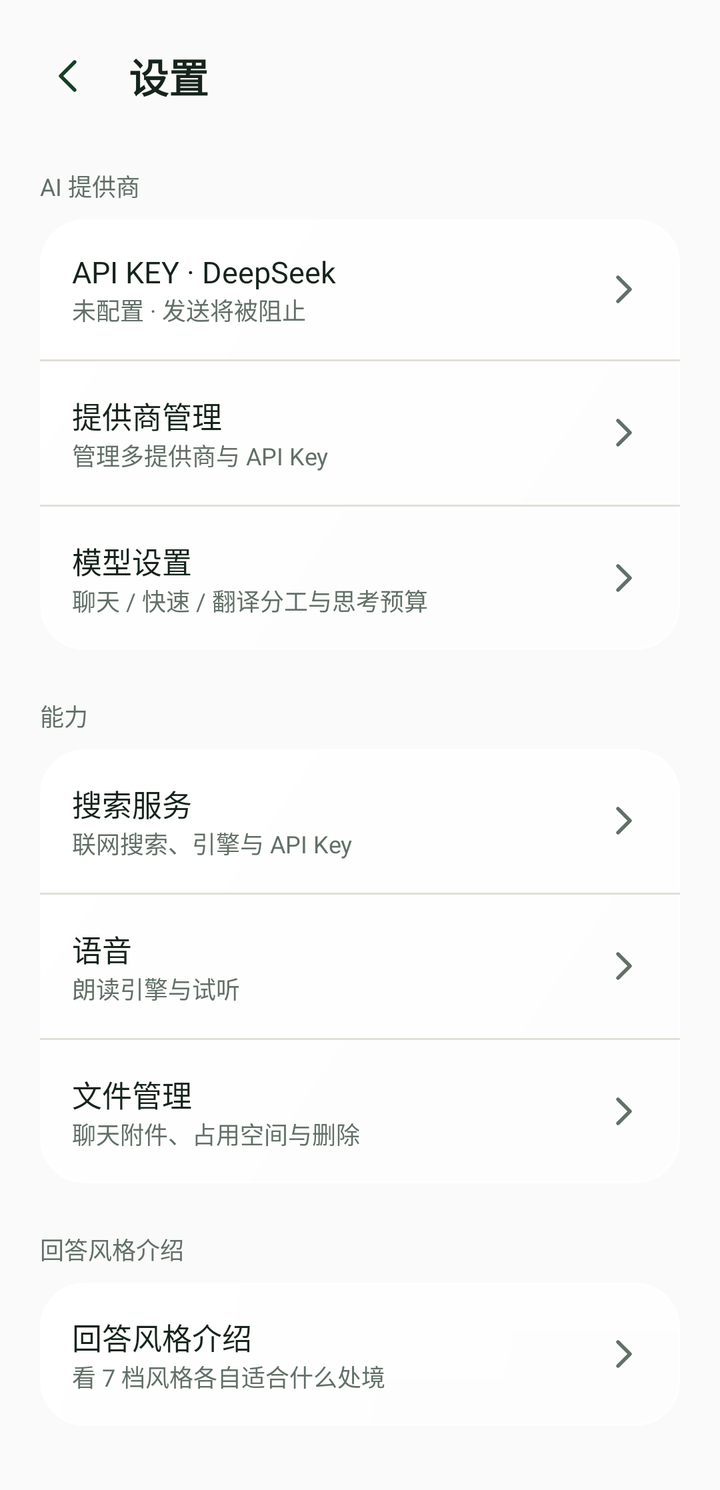
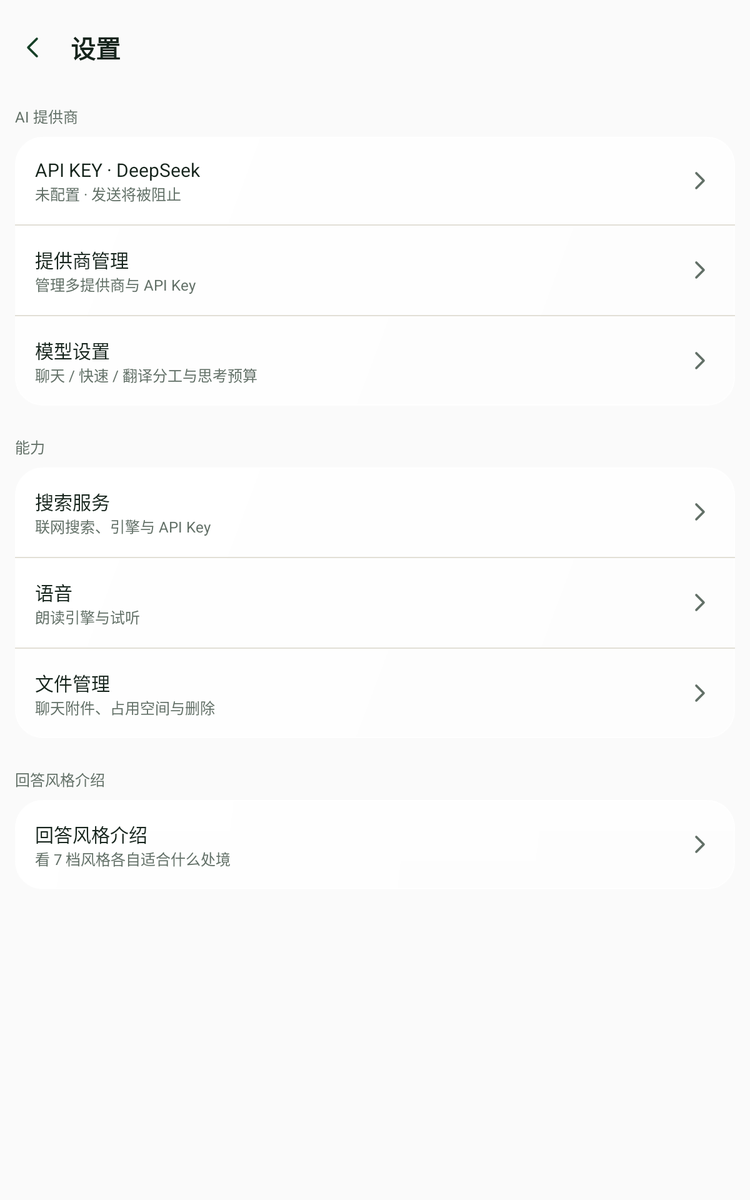

Compare how this app lays out the same screen by default and in its alternative resource folder. The renders come first, then the two layout files and the values they reference.
<!-- AndroidManifest.xml: application theme Theme.TreeLearn -->
<!-- res/layout/screen_settings.xml -->
<?xml version="1.0" encoding="utf-8"?>
<ScrollView xmlns:android="http://schemas.android.com/apk/res/android"
    android:id="@+id/settings_root"
    android:layout_width="match_parent"
    android:layout_height="match_parent"
    android:fillViewport="true">

    <include
        layout="@layout/screen_settings_body"
        android:layout_width="match_parent"
        android:layout_height="wrap_content" />
</ScrollView>
<!-- res/layout/screen_settings_body.xml (included above) -->
<?xml version="1.0" encoding="utf-8"?>
<LinearLayout xmlns:android="http://schemas.android.com/apk/res/android"
    android:layout_width="match_parent"
        android:layout_height="wrap_content"
        android:orientation="vertical"
        android:paddingBottom="@dimen/space_s8">

        <LinearLayout
            android:layout_width="match_parent"
            android:layout_height="wrap_content"
            android:gravity="center_vertical"
            android:orientation="horizontal"
            android:paddingStart="@dimen/page_gutter"
            android:paddingTop="@dimen/space_s4"
            android:paddingEnd="@dimen/page_gutter">

            <ImageView
                android:id="@+id/settings_back"
                android:layout_width="@dimen/touch_min"
                android:layout_height="@dimen/touch_min"
                android:layout_marginStart="-8dp"
                android:background="@drawable/bg_icon_button"
                android:contentDescription="@string/cd_settings_back"
                android:scaleType="centerInside"
                android:src="@drawable/ic_nav_back"
                android:tint="@color/tl_green_deep" />

            <TextView
                android:layout_width="wrap_content"
                android:layout_height="wrap_content"
                android:layout_marginStart="@dimen/space_s2"
                android:text="@string/settings_title"
                android:textColor="@color/tl_ink"
                android:textSize="@dimen/text_h1"
                android:textStyle="bold" />
        </LinearLayout>

        <TextView
            android:layout_width="match_parent"
            android:layout_height="wrap_content"
            android:paddingStart="@dimen/page_gutter"
            android:paddingTop="@dimen/space_s6"
            android:paddingEnd="@dimen/page_gutter"
            android:text="@string/settings_group_ai"
            android:textColor="@color/tl_ink3"
            android:textSize="@dimen/text_cap" />

        <LinearLayout
            android:layout_width="match_parent"
            android:layout_height="wrap_content"
            android:layout_marginStart="@dimen/page_gutter"
            android:layout_marginTop="@dimen/space_s2"
            android:layout_marginEnd="@dimen/page_gutter"
            android:background="@drawable/bg_card"
            android:elevation="@dimen/card_elevation"
            android:orientation="vertical">

            
            <LinearLayout
                android:id="@+id/settings_key_entry"
                android:layout_width="match_parent"
                android:layout_height="wrap_content"
                android:background="?android:attr/selectableItemBackground"
                android:gravity="center_vertical"
                android:minHeight="@dimen/touch_min"
                android:orientation="horizontal"
                android:padding="@dimen/space_s4">

                <LinearLayout
                    android:layout_width="0dp"
                    android:layout_height="wrap_content"
                    android:layout_weight="1"
                    android:orientation="vertical">

                    <TextView
                        android:layout_width="match_parent"
                        android:layout_height="wrap_content"
                        android:text="@string/settings_key_entry_title"
                        android:textColor="@color/tl_ink"
                        android:textSize="@dimen/text_body" />

                    <TextView
                        android:id="@+id/settings_key_sub"
                        android:layout_width="match_parent"
                        android:layout_height="wrap_content"
                        android:text="@string/settings_key_state_none"
                        android:textColor="@color/tl_ink3"
                        android:textSize="@dimen/text_cap" />
                </LinearLayout>

                <ImageView
                    android:layout_width="wrap_content"
                    android:layout_height="wrap_content"
                    android:contentDescription="@string/settings_key_entry_title"
                    android:src="@drawable/ic_chevron_right"
                    android:tint="@color/tl_ink3" />
            </LinearLayout>

            <View
                android:layout_width="match_parent"
                android:layout_height="@dimen/hairline"
                android:background="@color/tl_line" />

            <LinearLayout
                android:id="@+id/settings_providers_entry"
                android:layout_width="match_parent"
                android:layout_height="wrap_content"
                android:background="?android:attr/selectableItemBackground"
                android:gravity="center_vertical"
                android:minHeight="@dimen/touch_min"
                android:orientation="horizontal"
                android:padding="@dimen/space_s4">

                <LinearLayout
                    android:layout_width="0dp"
                    android:layout_height="wrap_content"
                    android:layout_weight="1"
                    android:orientation="vertical">

                    <TextView
                        android:layout_width="match_parent"
                        android:layout_height="wrap_content"
                        android:text="@string/providers_entry_title"
                        android:textColor="@color/tl_ink"
                        android:textSize="@dimen/text_body" />

                    <TextView
                        android:id="@+id/settings_providers_sub"
                        android:layout_width="match_parent"
                        android:layout_height="wrap_content"
                        android:text="@string/providers_entry_sub"
                        android:textColor="@color/tl_ink3"
                        android:textSize="@dimen/text_cap" />
                </LinearLayout>

                <ImageView
                    android:layout_width="wrap_content"
                    android:layout_height="wrap_content"
                    android:contentDescription="@string/providers_entry_title"
                    android:src="@drawable/ic_chevron_right"
                    android:tint="@color/tl_ink3" />
            </LinearLayout>

            <View
                android:layout_width="match_parent"
                android:layout_height="@dimen/hairline"
                android:background="@color/tl_line" />

            <LinearLayout
                android:id="@+id/settings_models_entry"
                android:layout_width="match_parent"
                android:layout_height="wrap_content"
                android:background="?android:attr/selectableItemBackground"
                android:gravity="center_vertical"
                android:minHeight="@dimen/touch_min"
                android:orientation="horizontal"
                android:padding="@dimen/space_s4">

                <LinearLayout
                    android:layout_width="0dp"
                    android:layout_height="wrap_content"
                    android:layout_weight="1"
                    android:orientation="vertical">

                    <TextView
                        android:layout_width="match_parent"
                        android:layout_height="wrap_content"
                        android:text="@string/models_entry_title"
                        android:textColor="@color/tl_ink"
                        android:textSize="@dimen/text_body" />

                    <TextView
                        android:id="@+id/settings_models_sub"
                        android:layout_width="match_parent"
                        android:layout_height="wrap_content"
                        android:text="@string/models_entry_sub"
                        android:textColor="@color/tl_ink3"
                        android:textSize="@dimen/text_cap" />
                </LinearLayout>

                <ImageView
                    android:layout_width="wrap_content"
                    android:layout_height="wrap_content"
                    android:contentDescription="@string/models_entry_title"
                    android:src="@drawable/ic_chevron_right"
                    android:tint="@color/tl_ink3" />
            </LinearLayout>
        </LinearLayout>

        <TextView
            android:layout_width="match_parent"
            android:layout_height="wrap_content"
            android:paddingStart="@dimen/page_gutter"
            android:paddingTop="@dimen/space_s6"
            android:paddingEnd="@dimen/page_gutter"
            android:text="@string/settings_group_capability"
            android:textColor="@color/tl_ink3"
            android:textSize="@dimen/text_cap" />

        <LinearLayout
            android:layout_width="match_parent"
            android:layout_height="wrap_content"
            android:layout_marginStart="@dimen/page_gutter"
            android:layout_marginTop="@dimen/space_s2"
            android:layout_marginEnd="@dimen/page_gutter"
            android:background="@drawable/bg_card"
            android:elevation="@dimen/card_elevation"
            android:orientation="vertical">

            
            <LinearLayout
                android:id="@+id/settings_search_entry"
                android:layout_width="match_parent"
                android:layout_height="wrap_content"
                android:background="?android:attr/selectableItemBackground"
                android:gravity="center_vertical"
                android:minHeight="@dimen/touch_min"
                android:orientation="horizontal"
                android:padding="@dimen/space_s4">

                <LinearLayout
                    android:layout_width="0dp"
                    android:layout_height="wrap_content"
                    android:layout_weight="1"
                    android:orientation="vertical">

                    <TextView
                        android:layout_width="match_parent"
                        android:layout_height="wrap_content"
                        android:text="@string/search_entry_title"
                        android:textColor="@color/tl_ink"
                        android:textSize="@dimen/text_body" />

                    <TextView
                        android:layout_width="match_parent"
                        android:layout_height="wrap_content"
                        android:text="@string/search_entry_sub"
                        android:textColor="@color/tl_ink3"
                        android:textSize="@dimen/text_cap" />
                </LinearLayout>

                <ImageView
                    android:layout_width="wrap_content"
                    android:layout_height="wrap_content"
                    android:contentDescription="@string/search_entry_title"
                    android:src="@drawable/ic_chevron_right"
                    android:tint="@color/tl_ink3" />
            </LinearLayout>

            <View
                android:layout_width="match_parent"
                android:layout_height="@dimen/hairline"
                android:background="@color/tl_line" />

            
            <LinearLayout
                android:id="@+id/settings_voice_entry"
                android:layout_width="match_parent"
                android:layout_height="wrap_content"
                android:background="?android:attr/selectableItemBackground"
                android:gravity="center_vertical"
                android:minHeight="@dimen/touch_min"
                android:orientation="horizontal"
                android:padding="@dimen/space_s4">

                <LinearLayout
                    android:layout_width="0dp"
                    android:layout_height="wrap_content"
                    android:layout_weight="1"
                    android:orientation="vertical">

                    <TextView
                        android:layout_width="match_parent"
                        android:layout_height="wrap_content"
                        android:text="@string/voice_entry_title"
                        android:textColor="@color/tl_ink"
                        android:textSize="@dimen/text_body" />

                    <TextView
                        android:layout_width="match_parent"
                        android:layout_height="wrap_content"
                        android:text="@string/voice_entry_sub"
                        android:textColor="@color/tl_ink3"
                        android:textSize="@dimen/text_cap" />
                </LinearLayout>

                <ImageView
                    android:layout_width="wrap_content"
                    android:layout_height="wrap_content"
                    android:contentDescription="@string/voice_entry_title"
                    android:src="@drawable/ic_chevron_right"
                    android:tint="@color/tl_ink3" />
            </LinearLayout>

            <View
                android:layout_width="match_parent"
                android:layout_height="@dimen/hairline"
                android:background="@color/tl_line" />

            
            <LinearLayout
                android:id="@+id/settings_files_entry"
                android:layout_width="match_parent"
                android:layout_height="wrap_content"
                android:background="?android:attr/selectableItemBackground"
                android:gravity="center_vertical"
                android:minHeight="@dimen/touch_min"
                android:orientation="horizontal"
                android:padding="@dimen/space_s4">

                <LinearLayout
                    android:layout_width="0dp"
                    android:layout_height="wrap_content"
                    android:layout_weight="1"
                    android:orientation="vertical">

                    <TextView
                        android:layout_width="match_parent"
                        android:layout_height="wrap_content"
                        android:text="@string/settings_files_title"
                        android:textColor="@color/tl_ink"
                        android:textSize="@dimen/text_body" />

                    <TextView
                        android:layout_width="match_parent"
                        android:layout_height="wrap_content"
                        android:text="@string/settings_files_sub"
                        android:textColor="@color/tl_ink3"
                        android:textSize="@dimen/text_cap" />
                </LinearLayout>

                <ImageView
                    android:layout_width="wrap_content"
                    android:layout_height="wrap_content"
                    android:contentDescription="@string/settings_files_title"
                    android:src="@drawable/ic_chevron_right"
                    android:tint="@color/tl_ink3" />
            </LinearLayout>
        </LinearLayout>

        <TextView
            android:layout_width="match_parent"
            android:layout_height="wrap_content"
            android:paddingStart="@dimen/page_gutter"
            android:paddingTop="@dimen/space_s6"
            android:paddingEnd="@dimen/page_gutter"
            android:text="@string/persona_intro_title"
            android:textColor="@color/tl_ink3"
            android:textSize="@dimen/text_cap" />

        
        <LinearLayout
            android:layout_width="match_parent"
            android:layout_height="wrap_content"
            android:layout_marginStart="@dimen/page_gutter"
            android:layout_marginTop="@dimen/space_s2"
            android:layout_marginEnd="@dimen/page_gutter"
            android:background="@drawable/bg_card"
            android:elevation="@dimen/card_elevation"
            android:orientation="vertical">

            <LinearLayout
                android:id="@+id/settings_persona_intro_entry"
                android:layout_width="match_parent"
                android:layout_height="wrap_content"
                android:background="?android:attr/selectableItemBackground"
                android:gravity="center_vertical"
                android:minHeight="@dimen/touch_min"
                android:orientation="horizontal"
                android:padding="@dimen/space_s4">

                <LinearLayout
                    android:layout_width="0dp"
                    android:layout_height="wrap_content"
                    android:layout_weight="1"
                    android:orientation="vertical">

                    <TextView
                        android:layout_width="match_parent"
                        android:layout_height="wrap_content"
                        android:text="@string/persona_intro_title"
                        android:textColor="@color/tl_ink"
                        android:textSize="@dimen/text_body" />

                    <TextView
                        android:layout_width="match_parent"
                        android:layout_height="wrap_content"
                        android:text="@string/settings_persona_intro_sub"
                        android:textColor="@color/tl_ink3"
                        android:textSize="@dimen/text_cap" />
                </LinearLayout>

                <ImageView
                    android:layout_width="wrap_content"
                    android:layout_height="wrap_content"
                    android:contentDescription="@string/persona_intro_title"
                    android:src="@drawable/ic_chevron_right"
                    android:tint="@color/tl_ink3" />
            </LinearLayout>
        </LinearLayout>

    </LinearLayout>
<!-- resources referenced by this layout -->
<resources>
  <color name="tl_green_deep">#164027</color>
  <color name="tl_ink">#16241C</color>
  <color name="tl_ink3">#627067</color>
  <color name="tl_line">#E2DFD6</color>
  <dimen name="card_elevation">1dp</dimen>
  <dimen name="hairline">1dp</dimen>
  <dimen name="page_gutter">20dp</dimen>
  <dimen name="space_s2">8dp</dimen>
  <dimen name="space_s4">16dp</dimen>
  <dimen name="space_s6">24dp</dimen>
  <dimen name="space_s8">32dp</dimen>
  <dimen name="text_body">15sp</dimen>
  <dimen name="text_cap">12sp</dimen>
  <dimen name="text_h1">20sp</dimen>
  <dimen name="touch_min">44dp</dimen>
  <!-- drawable bg_card (drawable) -->
  <?xml version="1.0" encoding="utf-8"?>
  <layer-list xmlns:android="http://schemas.android.com/apk/res/android">
      <item android:drawable="@drawable/bg_glass_card" />
  </layer-list>
  <!-- drawable bg_icon_button (drawable) -->
  <?xml version="1.0" encoding="utf-8"?>
  <ripple xmlns:android="http://schemas.android.com/apk/res/android"
      android:color="@color/ripple_control">
      <item>
          <shape android:shape="rectangle">
              <solid android:color="@android:color/transparent" />
              <corners android:radius="@dimen/radius_md" />
          </shape>
      </item>
      <item android:id="@android:id/mask">
          <shape android:shape="rectangle">
              <solid android:color="@android:color/white" />
              <corners android:radius="@dimen/radius_md" />
          </shape>
      </item>
  </ripple>
  <!-- drawable ic_chevron_right (drawable) -->
  <?xml version="1.0" encoding="utf-8"?>
  <vector xmlns:android="http://schemas.android.com/apk/res/android"
      android:width="24dp"
      android:height="24dp"
      android:viewportWidth="24"
      android:viewportHeight="24">
      <path
          android:pathData="M9 6l6 6-6 6"
          android:strokeColor="#FF212121"
          android:strokeWidth="1.8"
          android:strokeLineCap="round"
          android:strokeLineJoin="round" />
  </vector>
  <!-- drawable ic_nav_back (drawable) -->
  <?xml version="1.0" encoding="utf-8"?>
  <vector xmlns:android="http://schemas.android.com/apk/res/android"
      android:width="24dp"
      android:height="24dp"
      android:viewportWidth="24"
      android:viewportHeight="24">
      <path
          android:pathData="M15 5l-7 7 7 7"
          android:strokeColor="#FF212121"
          android:strokeWidth="1.8"
          android:strokeLineCap="round"
          android:strokeLineJoin="round" />
  </vector>
  <string name="cd_settings_back">返回</string>
  <string name="models_entry_sub">聊天 / 快速 / 翻译分工与思考预算</string>
  <string name="models_entry_title">模型设置</string>
  <string name="persona_intro_title">回答风格介绍</string>
  <string name="providers_entry_sub">管理多提供商与 API Key</string>
  <string name="providers_entry_title">提供商管理</string>
  <string name="search_entry_sub">联网搜索、引擎与 API Key</string>
  <string name="search_entry_title">搜索服务</string>
  <string name="settings_files_sub">聊天附件、占用空间与删除</string>
  <string name="settings_files_title">文件管理</string>
  <string name="settings_group_ai">AI 提供商</string>
  <string name="settings_group_capability">能力</string>
  <string name="settings_key_entry_title">API KEY · DeepSeek</string>
  <string name="settings_key_state_none">未配置 · 发送将被阻止</string>
  <string name="settings_persona_intro_sub">看 7 档风格各自适合什么处境</string>
  <string name="settings_title">设置</string>
  <string name="voice_entry_sub">朗读引擎与试听</string>
  <string name="voice_entry_title">语音</string>
  <!-- from res/values-v35/ -->
  <style name="Theme.TreeLearn" parent="@android:style/Theme.Material.Light.NoActionBar">
          <item name="android:windowOptOutEdgeToEdgeEnforcement">true</item>
      </style>
  <dimen name="radius_md">14dp</dimen>
  <color name="glass_sheen">#80FFFFFF</color>
  <dimen name="radius_xl">22dp</dimen>
  <color name="glass_card_lo">#7FFFFFFF</color>
  <color name="glass_card">#DBFFFFFF</color>
  <color name="glass_edge">#E0FFFFFF</color>
  <!-- some entries are left out for length -->
</resources>
<!-- res/layout-sw600dp/screen_settings.xml (the repository's variant of the layout above) -->
<!-- drawn on a 7-inch tablet held upright -->
<?xml version="1.0" encoding="utf-8"?>
<ScrollView xmlns:android="http://schemas.android.com/apk/res/android"
    android:id="@+id/settings_root"
    android:layout_width="match_parent"
    android:layout_height="match_parent"
    android:fillViewport="true">

    <FrameLayout
        android:layout_width="match_parent"
        android:layout_height="wrap_content">

        <include
            layout="@layout/screen_settings_body"
            android:layout_width="@dimen/content_measure"
            android:layout_height="wrap_content"
            android:layout_gravity="center_horizontal" />
    </FrameLayout>
</ScrollView>
<!-- resources referenced by the variant -->
<!-- as a 7-inch tablet held upright resolves them -->
<resources>
  <color name="tl_green_deep">#164027</color>
  <color name="tl_ink">#16241C</color>
  <color name="tl_ink3">#627067</color>
  <color name="tl_line">#E2DFD6</color>
  <dimen name="card_elevation">1dp</dimen>
  <dimen name="content_measure">640dp</dimen>
  <dimen name="hairline">1dp</dimen>
  <!-- from res/values-sw600dp/ -->
  <dimen name="page_gutter">32dp</dimen>
  <dimen name="space_s2">8dp</dimen>
  <dimen name="space_s4">16dp</dimen>
  <dimen name="space_s6">24dp</dimen>
  <dimen name="space_s8">32dp</dimen>
  <dimen name="text_body">15sp</dimen>
  <dimen name="text_cap">12sp</dimen>
  <dimen name="text_h1">20sp</dimen>
  <dimen name="touch_min">44dp</dimen>
  <!-- drawable bg_card (drawable) -->
  <?xml version="1.0" encoding="utf-8"?>
  <layer-list xmlns:android="http://schemas.android.com/apk/res/android">
      <item android:drawable="@drawable/bg_glass_card" />
  </layer-list>
  <!-- drawable bg_icon_button (drawable) -->
  <?xml version="1.0" encoding="utf-8"?>
  <ripple xmlns:android="http://schemas.android.com/apk/res/android"
      android:color="@color/ripple_control">
      <item>
          <shape android:shape="rectangle">
              <solid android:color="@android:color/transparent" />
              <corners android:radius="@dimen/radius_md" />
          </shape>
      </item>
      <item android:id="@android:id/mask">
          <shape android:shape="rectangle">
              <solid android:color="@android:color/white" />
              <corners android:radius="@dimen/radius_md" />
          </shape>
      </item>
  </ripple>
  <!-- drawable ic_chevron_right (drawable) -->
  <?xml version="1.0" encoding="utf-8"?>
  <vector xmlns:android="http://schemas.android.com/apk/res/android"
      android:width="24dp"
      android:height="24dp"
      android:viewportWidth="24"
      android:viewportHeight="24">
      <path
          android:pathData="M9 6l6 6-6 6"
          android:strokeColor="#FF212121"
          android:strokeWidth="1.8"
          android:strokeLineCap="round"
          android:strokeLineJoin="round" />
  </vector>
  <!-- drawable ic_nav_back (drawable) -->
  <?xml version="1.0" encoding="utf-8"?>
  <vector xmlns:android="http://schemas.android.com/apk/res/android"
      android:width="24dp"
      android:height="24dp"
      android:viewportWidth="24"
      android:viewportHeight="24">
      <path
          android:pathData="M15 5l-7 7 7 7"
          android:strokeColor="#FF212121"
          android:strokeWidth="1.8"
          android:strokeLineCap="round"
          android:strokeLineJoin="round" />
  </vector>
  <string name="cd_settings_back">返回</string>
  <string name="models_entry_sub">聊天 / 快速 / 翻译分工与思考预算</string>
  <string name="models_entry_title">模型设置</string>
  <string name="persona_intro_title">回答风格介绍</string>
  <string name="providers_entry_sub">管理多提供商与 API Key</string>
  <string name="providers_entry_title">提供商管理</string>
  <string name="search_entry_sub">联网搜索、引擎与 API Key</string>
  <string name="search_entry_title">搜索服务</string>
  <string name="settings_files_sub">聊天附件、占用空间与删除</string>
  <string name="settings_files_title">文件管理</string>
  <string name="settings_group_ai">AI 提供商</string>
  <string name="settings_group_capability">能力</string>
  <string name="settings_key_entry_title">API KEY · DeepSeek</string>
  <string name="settings_key_state_none">未配置 · 发送将被阻止</string>
  <string name="settings_persona_intro_sub">看 7 档风格各自适合什么处境</string>
  <string name="settings_title">设置</string>
  <string name="voice_entry_sub">朗读引擎与试听</string>
  <string name="voice_entry_title">语音</string>
  <!-- from res/values-v35/ -->
  <style name="Theme.TreeLearn" parent="@android:style/Theme.Material.Light.NoActionBar">
          <item name="android:windowOptOutEdgeToEdgeEnforcement">true</item>
      </style>
  <dimen name="radius_md">14dp</dimen>
  <color name="glass_sheen">#80FFFFFF</color>
  <dimen name="radius_xl">22dp</dimen>
  <color name="glass_card_lo">#7FFFFFFF</color>
  <color name="glass_card">#DBFFFFFF</color>
  <color name="glass_edge">#E0FFFFFF</color>
  <!-- some entries are left out for length -->
</resources>
